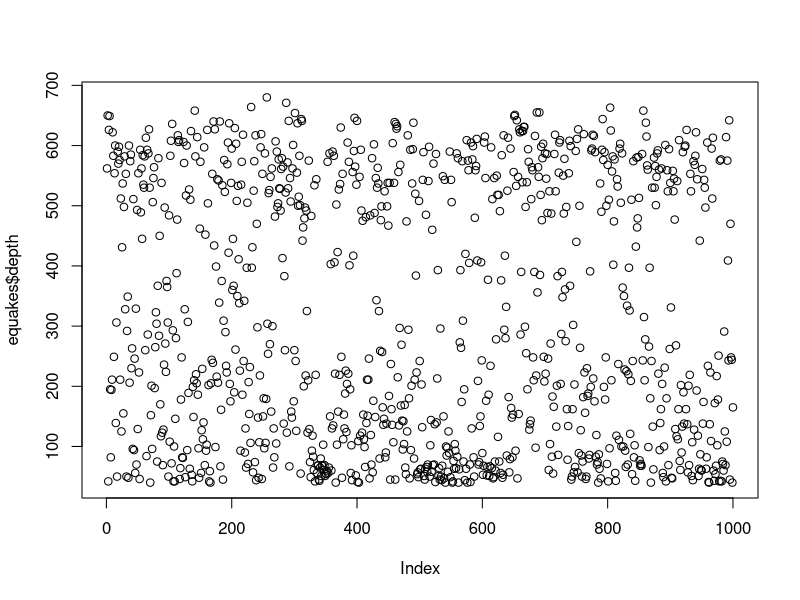
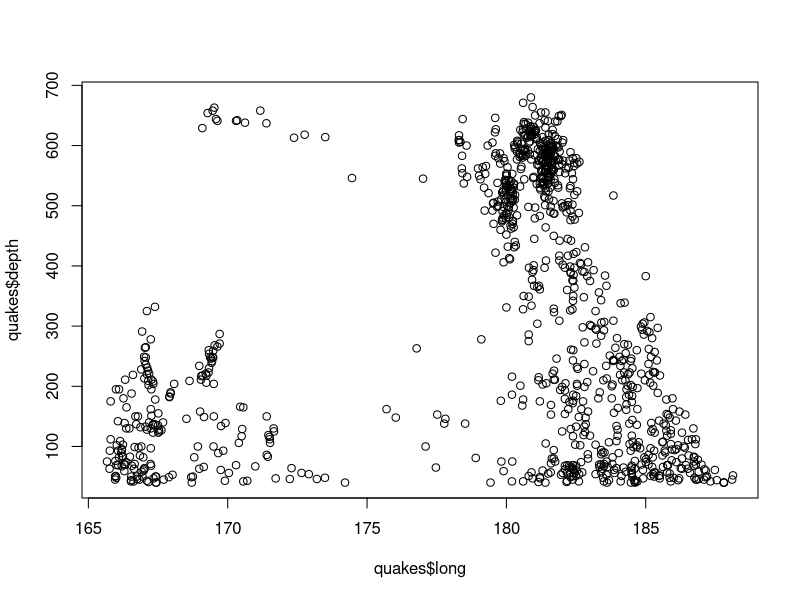
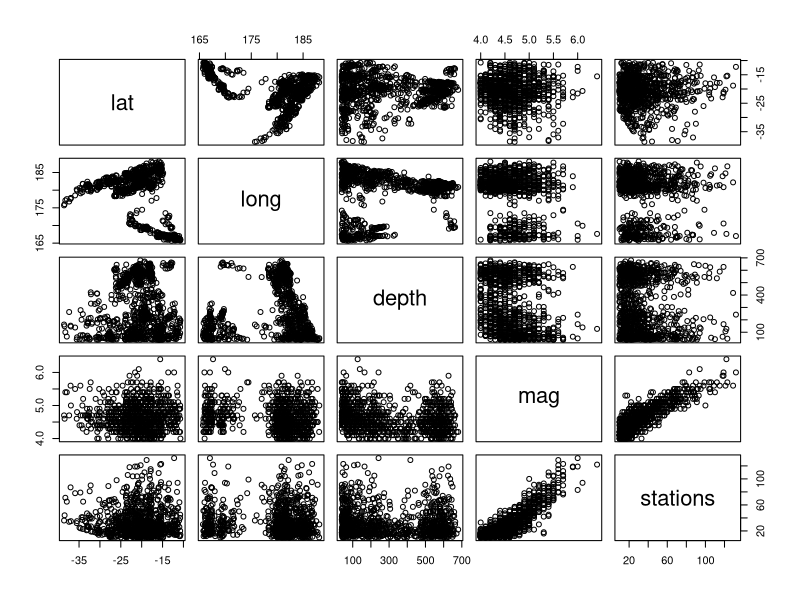
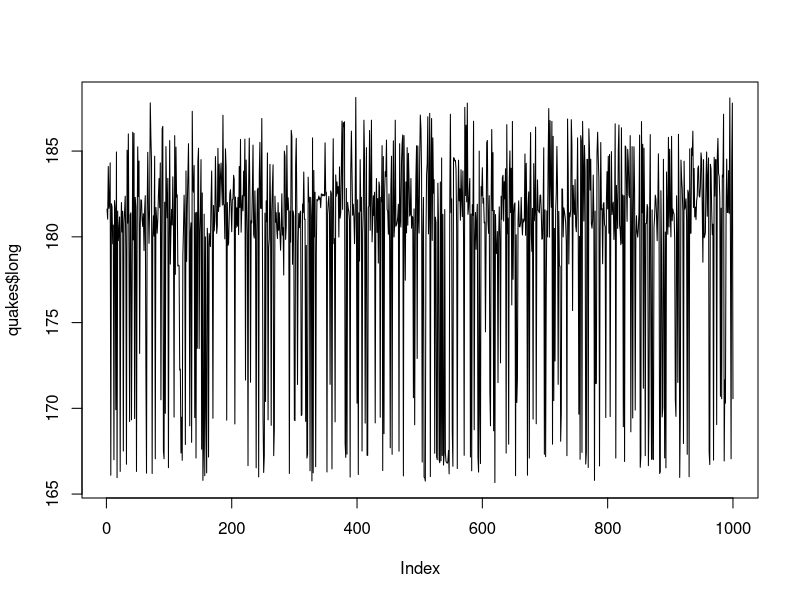
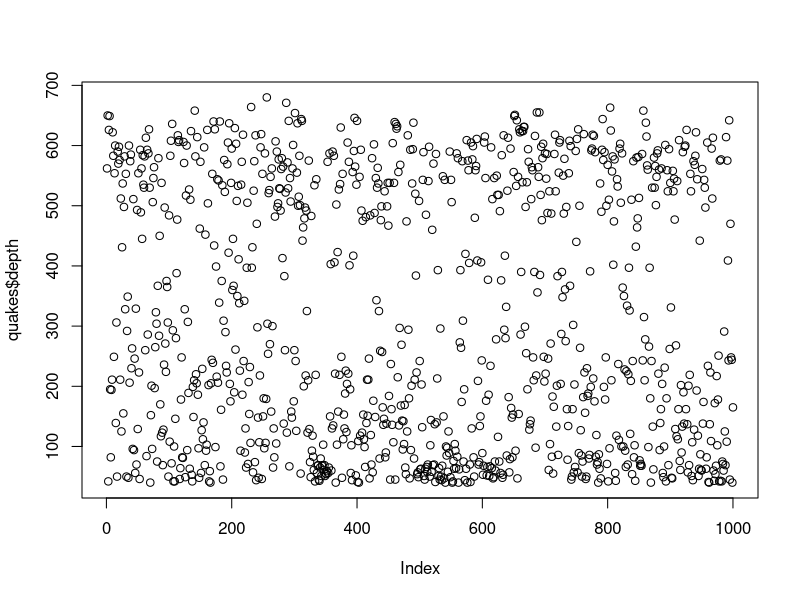
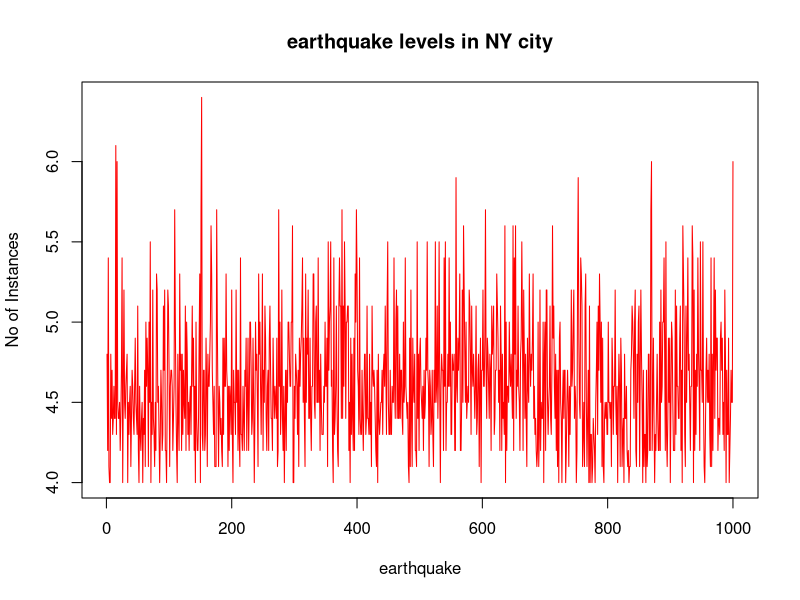
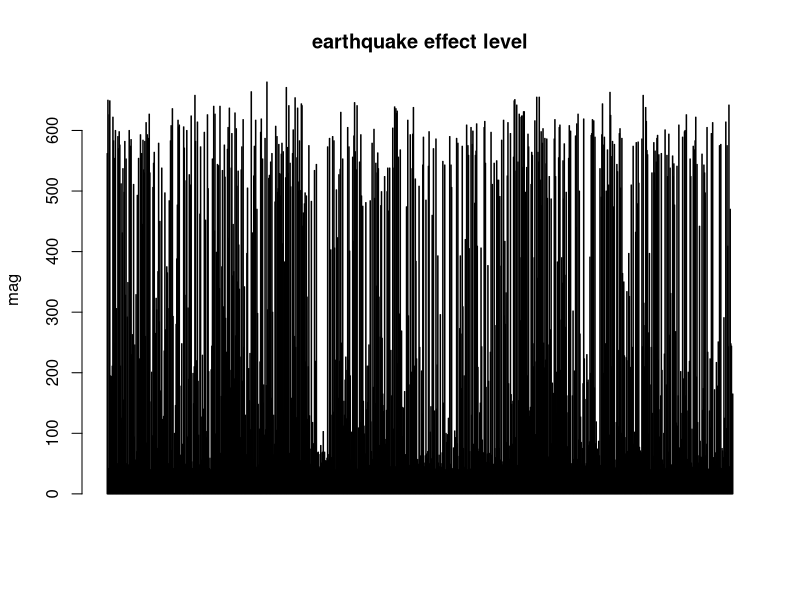
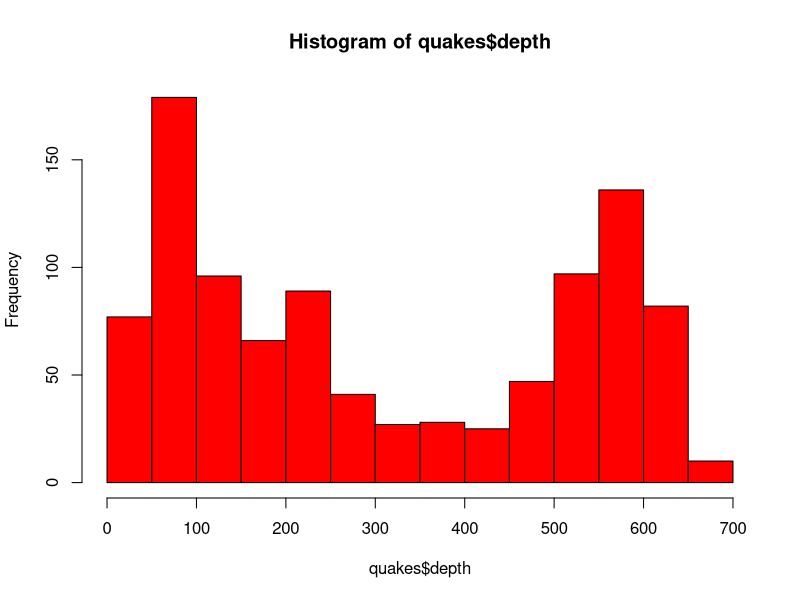

Generate these figures, in order, with R: (Note: this script raises an error after producing the figures.)
#download the data set
equakes <-datasets::quakes

#top 10 data set
head(equakes , 10)

#last 10 data set
tail(equakes , 10)

# columns
equakes[,c(1,2)]

df2 <-equakes[,-6]
df2

summary(equakes[,1])

summary(equakes[,2])

equakes$long        

summary(equakes$long)

summary(quakes)

plot(equakes$depth)

plot(quakes$long,quakes$depth,type="p")

plot(quakes)

# points and lines 
plot(quakes$long, type= "l") # p: points, l: lines,b: both

# points and lines 
plot(quakes$depth, type= "p") # p: points, l: lines,b: both

plot(quakes$mag, xlab = 'earthquake', 
     ylab = 'No of Instances', main = 'earthquake levels in NY city',
     col = 'red' , type = "l")

# Horizontal bar plot
barplot(quakes$depth, main = 'earthquake effect level',
        ylab = 'mag', col= 'green',horiz = F,axes=T)

#Histogram
hist(quakes$depth , col = 'red')

hist(quakes$long, 
     main = 'earthquake magnitude',
     xlab = 'mag.', col='blue')

#Single box plot
boxplot(quakes$mag,main="Boxplot")

boxplot.stats(quakes$mag)$out

# Multiple box plots
boxplot(quakes[,1:4],main='Multiple')

#margin of the grid(mar), 
#no of rows and columns(mfrow), 
#whether a border is to be included(bty) 
#and position of the 
#labels(las: 1 for horizontal, las: 0 for vertical)
#bty - box around the plot
par(mfrow=c(3,3),mar=c(2,5,2,1),  las=0, bty="o")

plot(quakes$long)
plot(quakes$long, quakes$mag)

plot(quakes$long, type= "l")
plot(quakes$long, type= "l")
plot(quakes$depth, type= "l")
barplot(quakes$depth, main = 'earthquake',
        xlab = 'depth', col='red',horiz = FALSE)
hist(quakes$station)
boxplot(quakes$depth)
boxplot(quakes[,0:4], main='Multiple Box plots')

#standard deviation
sd(quakes$mag,na.rm = T)

var(quakes$depth)

skewness(quakes$mag)

kurtosis(quakes$depth)

mean(quakes$depth)

median(quakes$mag)
